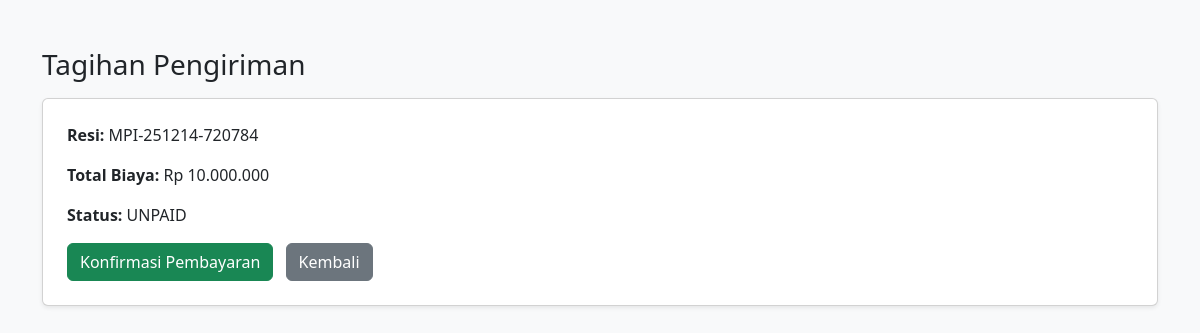
Screenshot of /tagihan_kirim.php?id=2 (signed in) with the database file from the repository.
### tables this page shows
CREATE TABLE `shipments` (
  `id` int(11) NOT NULL,
  `resi` varchar(50) DEFAULT NULL,
  `sender_name` varchar(100) DEFAULT NULL,
  `sender_phone` varchar(20) DEFAULT NULL,
  `receiver_name` varchar(100) DEFAULT NULL,
  `receiver_phone` varchar(20) DEFAULT NULL,
  `origin` varchar(100) DEFAULT NULL,
  `destination` varchar(100) DEFAULT NULL,
  `weight` decimal(10,2) DEFAULT NULL,
  `cost` decimal(12,2) DEFAULT NULL,
  `payment_status` enum('UNPAID','PAID') DEFAULT 'UNPAID',
  `created_at` timestamp NOT NULL DEFAULT current_timestamp(),
  `paid_at` datetime DEFAULT NULL
);

### tagihan_kirim.php (the view, shortened to what this page needs)
<?php
include "db.php";
$id = $_GET['id'] ?? 0;
$stmt = $conn->prepare(
  "SELECT resi, cost, payment_status
   FROM shipments WHERE id=? LIMIT 1"
);
$stmt->bind_param("i", $id);
$stmt->execute();
$data = $stmt->get_result()->fetch_assoc();
?>
<!DOCTYPE html>
<html>
<head>
  <link href="https://cdn.jsdelivr.net/npm/bootstrap@5.3.3/dist/css/bootstrap.min.css" rel="stylesheet">
</head>
<body class="bg-light">
<div class="container mt-5">
  <h3>Tagihan Pengiriman</h3>
  <div class="card p-4 shadow-sm mt-3">
    <p><b>Resi:</b> <?= $data['resi']; ?></p>
    <p><b>Total Biaya:</b> Rp <?= number_format($data['cost'],0,',','.'); ?></p>
    <p><b>Status:</b> <?= $data['payment_status']; ?></p>
    <?php if ($data['payment_status'] == 'UNPAID'): ?>
      <form method="POST">
        <button name="konfirmasi" class="btn btn-success">
          Konfirmasi Pembayaran
        </button>
        <a href="pengiriman_index.php" class="btn btn-secondary ms-2">
          Kembali
        </a>
      </form>
    <?php endif; ?>
  </div>
</div>
</body>
</html>

### rows the page displays
shipments: resi "MPI-251214-720784", cost "10.000.000", payment_status "UNPAID"
